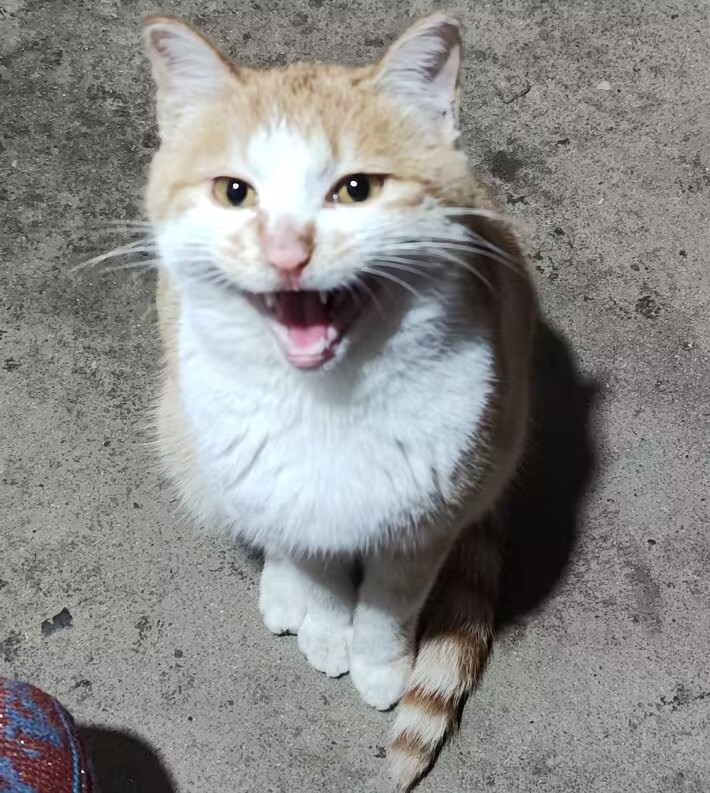
#> input picture 实验一/orange.jpg, 710 x 793 px
$ python '傅里叶频谱图及逆变换.py'
#> lines starting #> are read from the running program, lines starting #| are printed output that depends on the picture
import cv2
import numpy as np
import matplotlib.pyplot as plt
# 设置字体以支持中文显示
plt.rcParams['font.sans-serif'] = ['SimHei']
plt.rcParams['axes.unicode_minus'] = False


def dft_and_idft(image_path):
    # 读取图像并转换为灰度图像
#> called with image_path = 'orange.jpg'
    img = cv2.imread(image_path, cv2.IMREAD_GRAYSCALE)
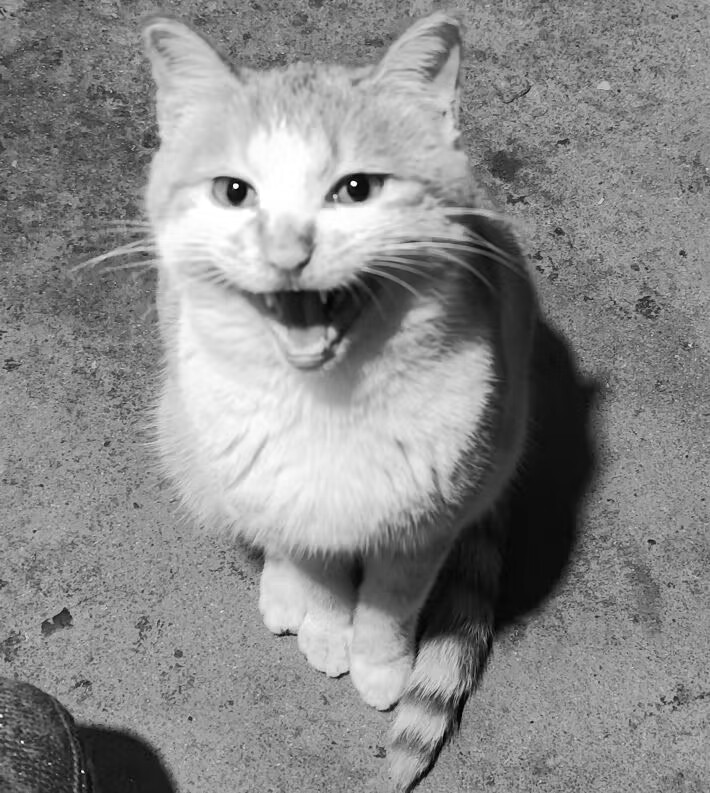
#> img: shape (793, 710); min 0, max 255, mean 137.9
    # 将图像转换为浮点型
    img_float = np.float32(img)
    # 进行离散傅里叶变换
    dft = cv2.dft(img_float, flags=cv2.DFT_COMPLEX_OUTPUT)
    dft_shifted = np.fft.fftshift(dft)  # 将低频移动到中心
    # 计算频谱
    magnitude_spectrum = cv2.magnitude(dft_shifted[:, :, 0], dft_shifted[:, :, 1])
    magnitude_spectrum = np.log(magnitude_spectrum + 1)  # 使用对数缩放
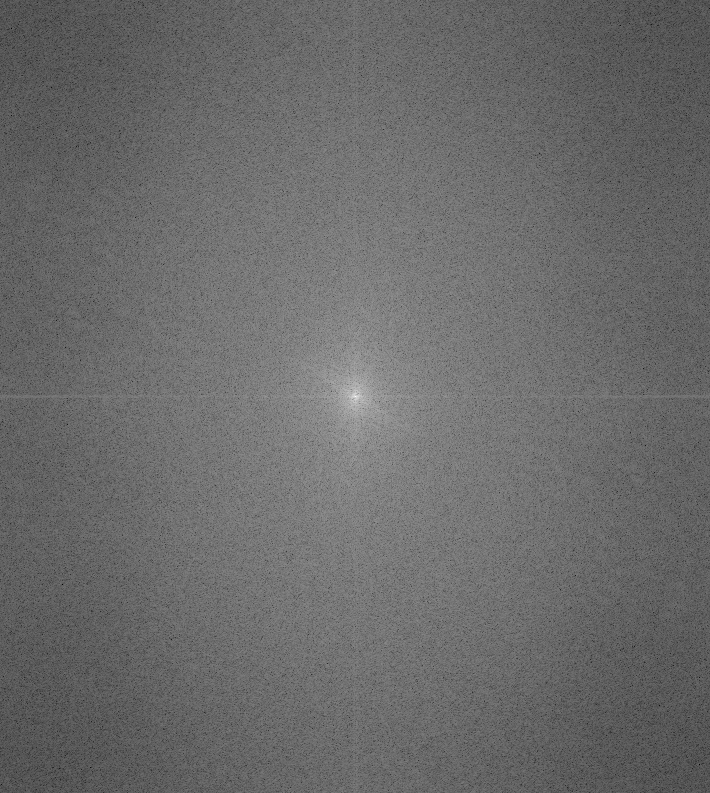
#> magnitude_spectrum: shape (793, 710) float32; min 1.4, max 18.17, mean 8.43; drawn with min black and max white
    # 进行逆离散傅里叶变换
    idft_shifted = np.fft.ifftshift(dft_shifted)  # 逆移位
    img_reconstructed = cv2.idft(idft_shifted)
    img_reconstructed = cv2.magnitude(img_reconstructed[:, :, 0], img_reconstructed[:, :, 1])  # 取幅值
    # 显示结果
    plt.figure(figsize=(12, 6))

    # 显示原图
    plt.subplot(1, 3, 1)
    plt.imshow(img, cmap='gray')
    plt.title('原始图片')
    plt.axis('off')

    # 显示频谱图
    plt.subplot(1, 3, 2)
    plt.imshow(magnitude_spectrum, cmap='gray')
    plt.title('频谱图')
    plt.axis('off')

    # 显示重建图像
    plt.subplot(1, 3, 3)
    plt.imshow(img_reconstructed, cmap='gray')
    plt.title('逆变换图')
    plt.axis('off')

    plt.tight_layout()
    plt.show()
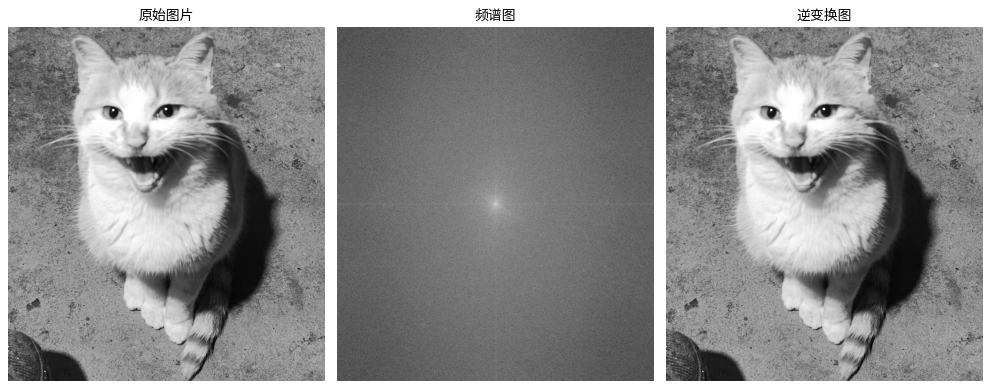
#> figure drawn by matplotlib, 3 panels

# 调用函数，输入图像路径
dft_and_idft('orange.jpg')

$ run again, with 实验一/zmm.jpg copied over 实验一/orange.jpg
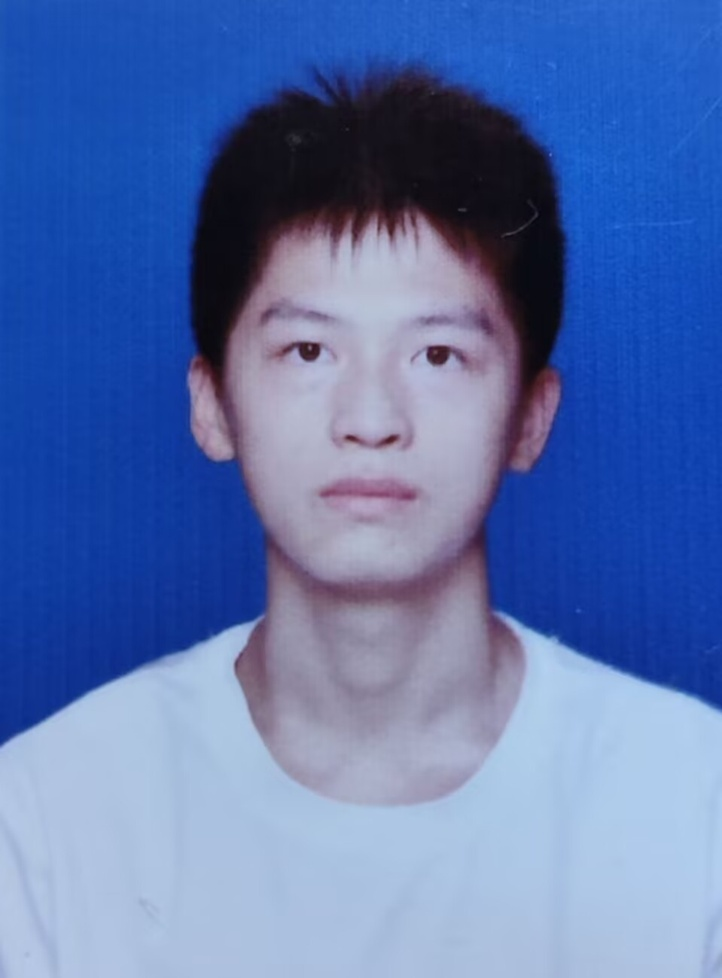
#> input picture 实验一/zmm.jpg, 722 x 978 px, shrunk from 959 x 1299 before the run
#> in dft_and_idft, `img_reconstructed = cv2.magnitude(img_reconstructed[:, :, 0], img_reco..`:
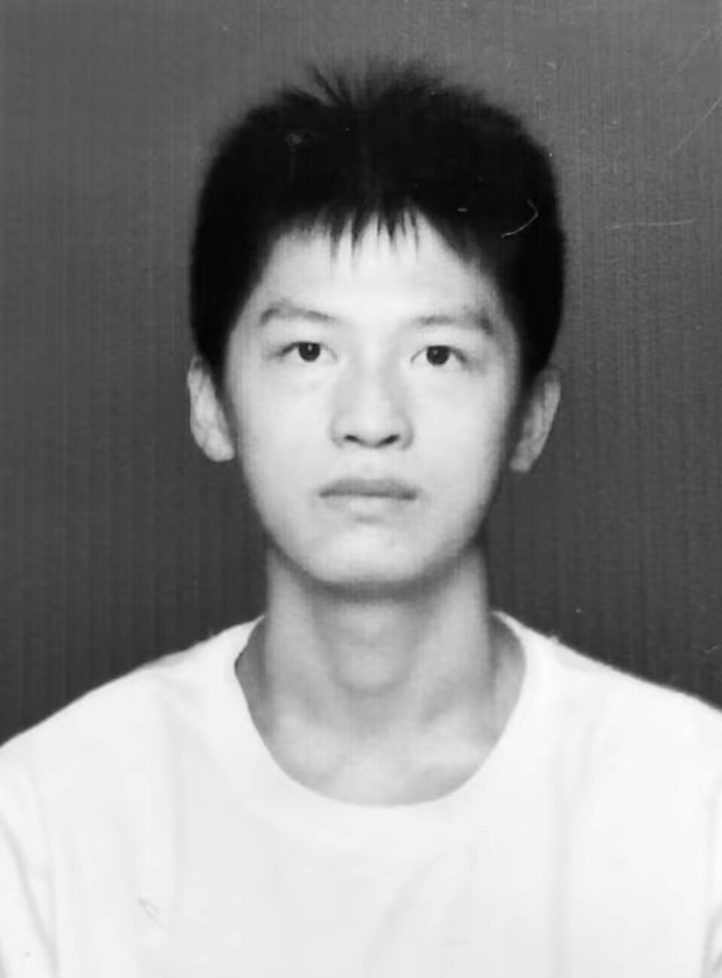
#> img_reconstructed: shape (978, 722) float32; min 4236647.5, max 144047664, mean 80537232; drawn with min black and max white
#> in dft_and_idft, `plt.show()`:
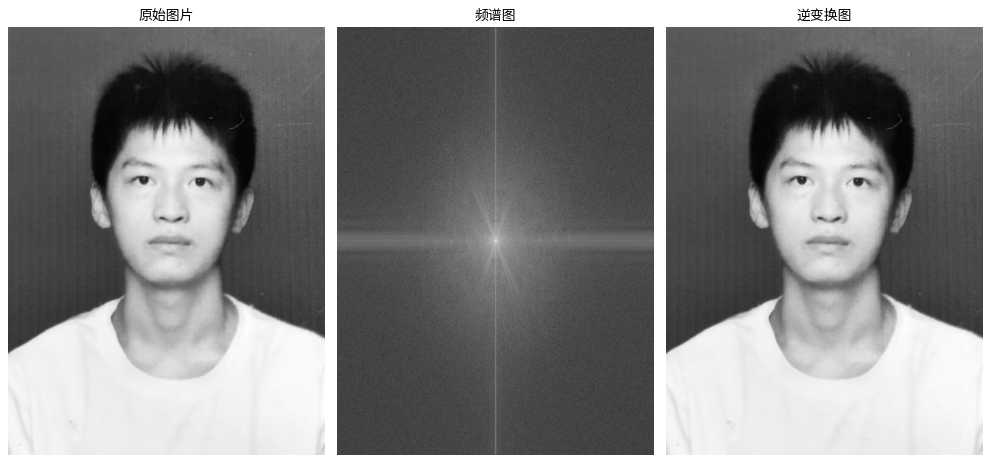
#> figure drawn by matplotlib, 3 panels

$ run again, with 实验一/HSI_components.png saved as 实验一/orange.jpg
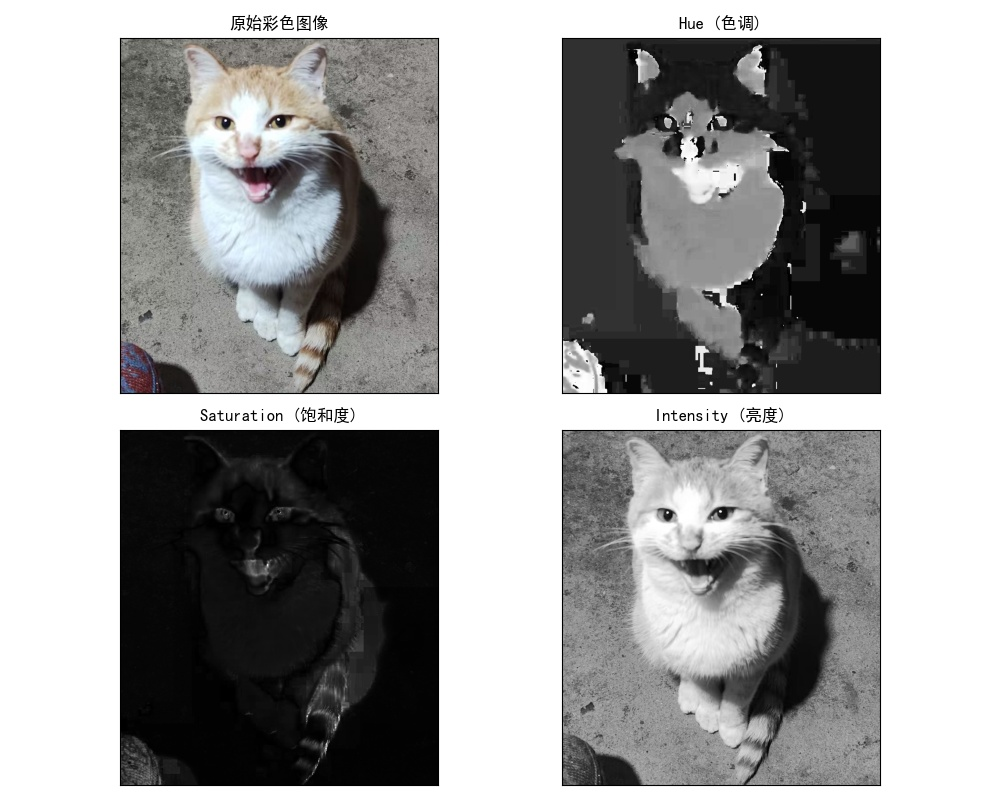
#> input picture 实验一/HSI_components.png, 1000 x 800 px
#> in dft_and_idft, `magnitude_spectrum = np.log(magnitude_spectrum + 1)`:
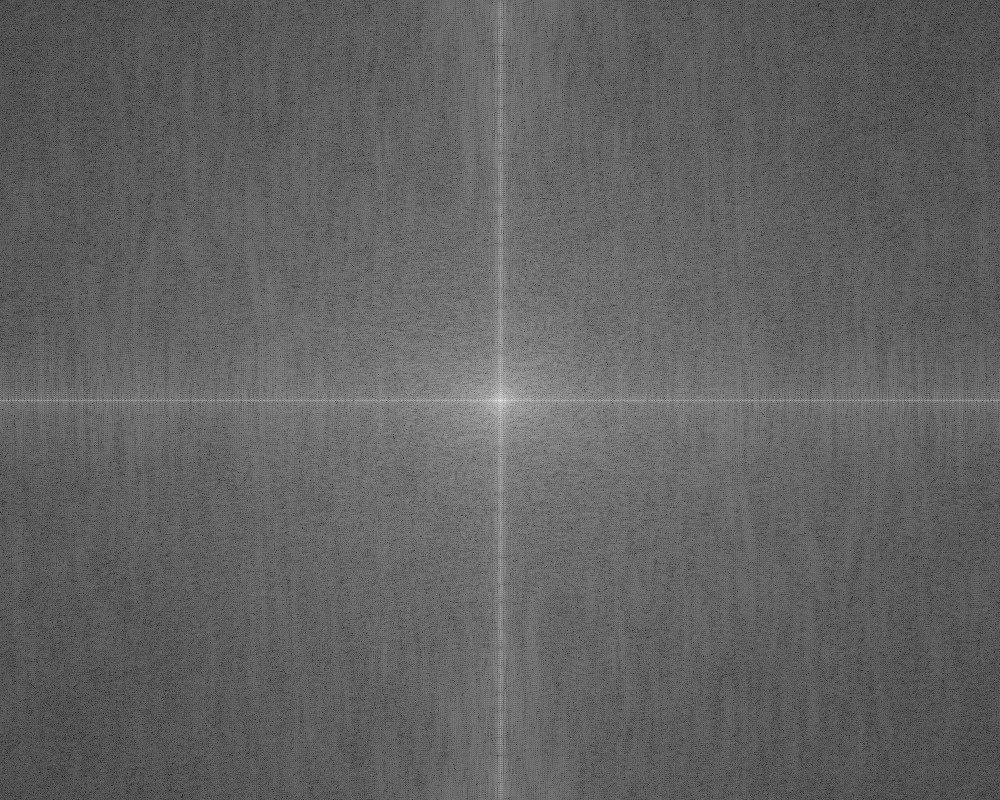
#> magnitude_spectrum: shape (800, 1000) float32; min 2.32, max 18.66, mean 8.65; drawn with min black and max white
#> in dft_and_idft, `plt.show()`:
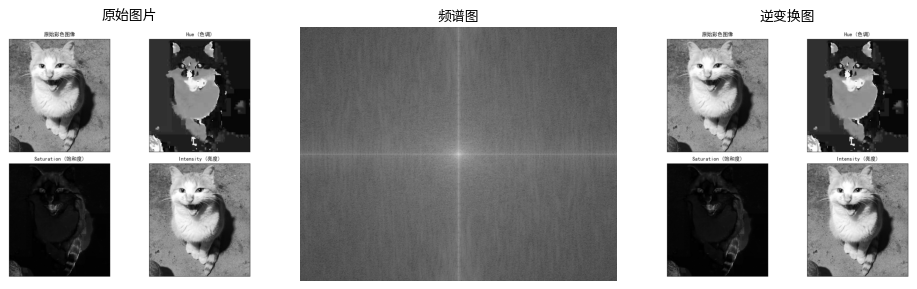
#> figure drawn by matplotlib, 3 panels
